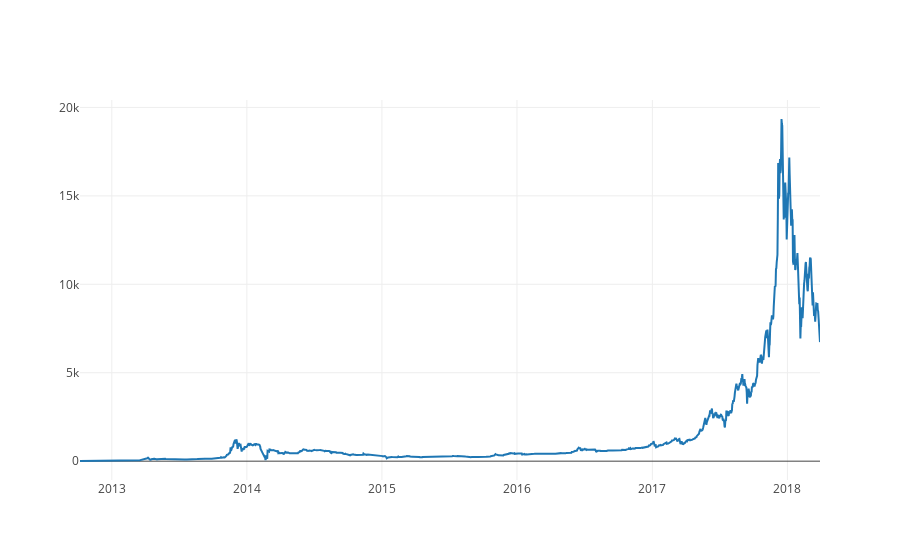

Notebook source saved alongside this figure:
### Code cell
# Chart the BTC pricing time series
btc_timeseries = go.Scatter(x=df.index, y=df['close'])
py.iplot([btc_timeseries])

### Figure 1 — Plotly figure (JSON) as saved in the notebook; plotly's stock layout.template omitted (floating-point values rounded to 4 significant figures; data arrays with more than 128 entries replaced by an {"elided": "..."} marker saying what was removed)
{"data": [{"type": "scatter", "x": {"elided": "2001 str values"}, "y": {"elided": "2001 float values"}}], "layout": {}}
